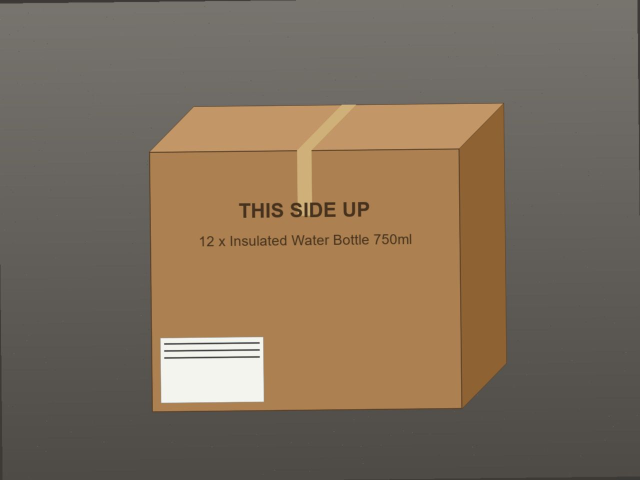
#> input picture eval/synthetic/images/syn-dev-clean/carton.jpg, 1280 x 960 px (shown at 1/2 size)
$ python -i image_quality.py   (imports and definitions only)
#> lines starting #> are read from the running program, lines starting #| are printed output that depends on the picture
"""Photo quality report computed at upload time. Reports only; an upload is never rejected for quality.

Metrics run on a grayscale copy downscaled to METRIC_EDGE px on the long edge, so they do not depend on camera resolution.
Thresholds (tuned so an ordinary in-focus phone photo under warehouse light passes):
- too_small:   long edge < 640 px (labels become unreadable for OCR and barcodes)
- too_dark:    mean luminance < 50 / 255
- overexposed: mean luminance > 235 / 255 (the whole frame is washed out)
- glare:       > 12% of pixels clipped at >= 253 (specular hot spots; matte white paper sits around 200-235)
- blurry:      variance of the Laplacian < 100 (sharp text and edges score in the hundreds to thousands; a defocused
               frame scores in the tens. A flat, featureless surface also scores low; the report says so, nothing more)
"""

from __future__ import annotations

import io

try:
    from PIL import Image, ImageFilter, ImageOps, ImageStat
except ImportError:  # pragma: no cover - Pillow is in requirements.txt
    Image = None

MIN_LONG_EDGE = 640
MIN_BRIGHTNESS = 50.0
MAX_BRIGHTNESS = 235.0
GLARE_LEVEL = 253
MAX_GLARE_RATIO = 0.12
MIN_BLUR_SCORE = 100.0
METRIC_EDGE = 512
ISSUE_TEXT = {"too_small": "too small", "too_dark": "too dark", "overexposed": "overexposed", "glare": "glare",
              "blurry": "blurry", "unreadable": "could not be decoded"}
_LAPLACIAN = (0, 1, 0, 1, -4, 1, 0, 1, 0)


def available() -> bool:
    return Image is not None


def open_upright(content: bytes):
    """Decoded image with EXIF orientation applied."""
    return ImageOps.exif_transpose(Image.open(io.BytesIO(content)))


def assess(content: bytes) -> dict:
    if Image is None:
        return {"ok": True, "issues": [], "available": False}
    try:
        img = Image.open(io.BytesIO(content))
#> img is the input picture: PIL image 1280x960 RGB; mean R, G, B 124.7, 108.7, 90.1
        width, height = img.size
#> width = 1280; height = 960
        if img.getexif().get(0x0112) in (5, 6, 7, 8):  # rotated 90/270 degrees
            width, height = height, width
        img.draft("L", (METRIC_EDGE * 2, METRIC_EDGE * 2))  # fast JPEG decode at reduced size
        gray = img.convert("L")
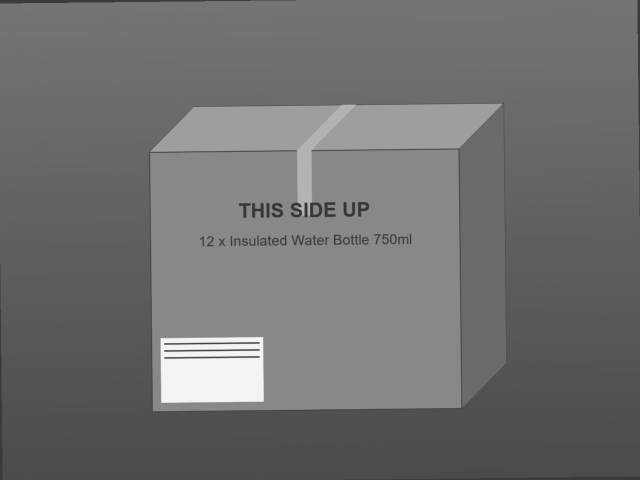
#> gray: PIL image 1280x960 L (shown at 1/2 size); min 41, max 252, mean 111.2
        gray.thumbnail((METRIC_EDGE, METRIC_EDGE))
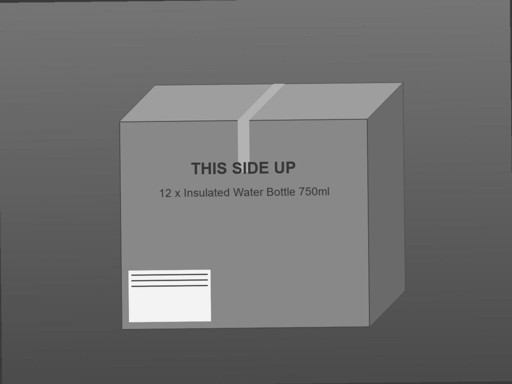
#> gray: PIL image 512x384 L; min 44, max 250, mean 111.2
    except Exception:  # truncated, corrupt or decompression bomb
        return {"ok": False, "issues": ["unreadable"], "width": None, "height": None,
                "brightness": None, "blur_score": None, "glare_ratio": None}
    brightness = ImageStat.Stat(gray).mean[0]
#> brightness = 111.2
    histogram = gray.histogram()
#> histogram = 256 values, max 41232 at index 136, min 0 at index 0, mean 768
    glare = sum(histogram[GLARE_LEVEL:]) / max(1, gray.width * gray.height)
#> glare = 0
    edges = gray.filter(ImageFilter.Kernel((3, 3), _LAPLACIAN, scale=1, offset=128))
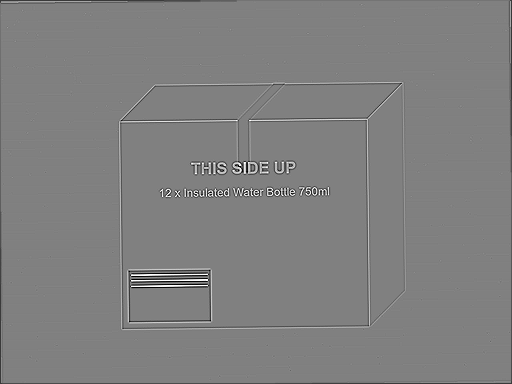
#> edges: PIL image 512x384 L; min 0, max 255, mean 127.4
    blur = ImageStat.Stat(edges).var[0]
#> blur = 175.5
    issues = []
    if max(width, height) < MIN_LONG_EDGE:
        issues.append("too_small")
    if brightness < MIN_BRIGHTNESS:
        issues.append("too_dark")
    elif brightness > MAX_BRIGHTNESS:
        issues.append("overexposed")
    if glare > MAX_GLARE_RATIO and "overexposed" not in issues:
        issues.append("glare")
    if blur < MIN_BLUR_SCORE and "too_dark" not in issues:  # a dark frame has no edges to measure
        issues.append("blurry")
    return {"ok": not issues, "issues": issues, "width": width, "height": height, "brightness": round(brightness, 1),
            "blur_score": round(blur, 1), "glare_ratio": round(glare, 3)}


def assess_path(path: str) -> dict:
    try:
        with open(path, "rb") as handle:
            return assess(handle.read())
    except OSError:
        return {"ok": False, "issues": ["unreadable"]}


def describe(issues: list[str]) -> str:
    return ", ".join(ISSUE_TEXT.get(i, i) for i in issues)


def summary(reports: list[dict]) -> str:
    """'3 photos ok, 1 blurry, 1 too dark'."""
    ok = sum(1 for r in reports if r.get("ok"))
    counts: dict[str, int] = {}
    for r in reports:
        for issue in r.get("issues") or []:
            counts[issue] = counts.get(issue, 0) + 1
    parts = [f"{ok} photo{'s' if ok != 1 else ''} ok"] + [f"{n} {ISSUE_TEXT.get(i, i)}" for i, n in counts.items()]
    return ", ".join(parts)

>>> result = assess_path('../../../eval/synthetic/images/syn-dev-clean/carton.jpg')
#> result = {'ok': True, 'issues': [], 'width': 1280, 'height': 960, 'brightness': 111.2, 'blur_score': 175.5, 'glare_ratio': 0}

$ run again, on eval/synthetic/images/syn-dev-clean/pallet.jpg
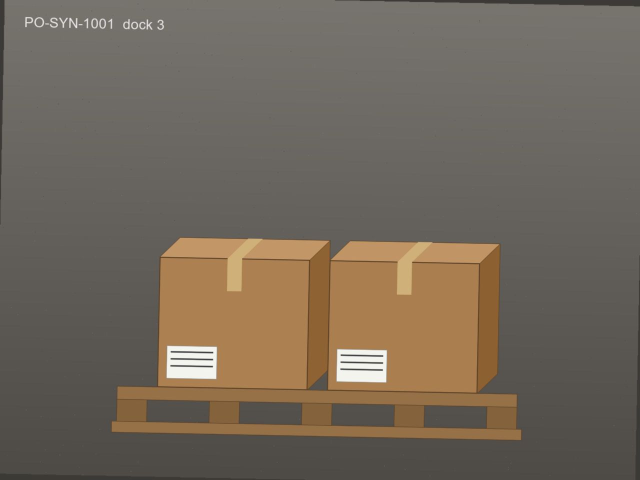
#> input picture eval/synthetic/images/syn-dev-clean/pallet.jpg, 1280 x 960 px (shown at 1/2 size)
#> in assess, img is the input picture: PIL image 1280x960 RGB; mean R, G, B 113.9, 103.4, 90.4
#> in assess, `gray.thumbnail((METRIC_EDGE, METRIC_EDGE))`:
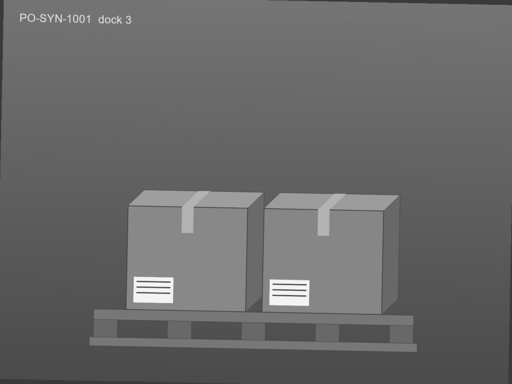
#> gray: PIL image 512x384 L; min 55, max 250, mean 104.9
#> brightness = 104.9
#> histogram = 256 values, max 9973 at index 136, min 0 at index 0, mean 768
#> glare = 0
#> in assess, `edges = gray.filter(ImageFilter.Kernel((3, 3), _LAPLACIAN, scale=1, of..`:
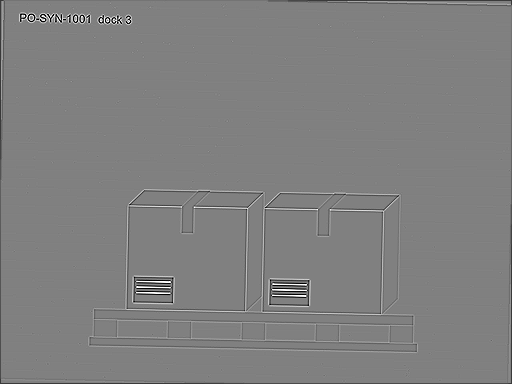
#> edges: PIL image 512x384 L; min 0, max 255, mean 127.5
#> blur = 161.2
#> result = {'ok': True, 'issues': [], 'width': 1280, 'height': 960, 'brightness': 104.9, 'blur_score': 161.2, 'glare_ratio': 0}
